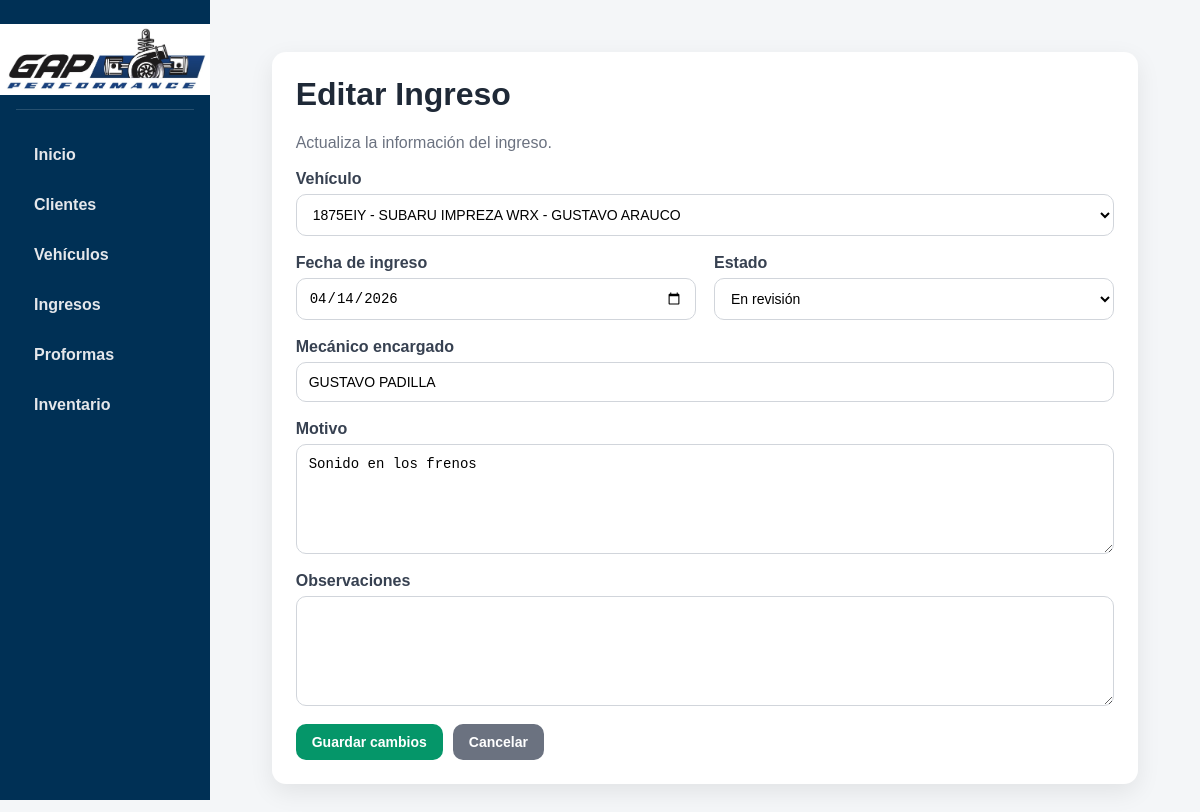
Screenshot of /ingresos/4/editar with the database file from the repository.
### tables this page shows
CREATE TABLE ingresos (
    id_ingreso INTEGER PRIMARY KEY AUTOINCREMENT,
    id_vehiculo INTEGER NOT NULL,
    fecha_ingreso TEXT NOT NULL,
    motivo TEXT NOT NULL,
    observaciones TEXT,
    estado TEXT NOT NULL, mecanico_encargado TEXT,
    FOREIGN KEY (id_vehiculo) REFERENCES vehiculos(id_vehiculo)
);

CREATE TABLE vehiculos (
    id_vehiculo INTEGER PRIMARY KEY AUTOINCREMENT,
    id_cliente INTEGER NOT NULL,
    placa TEXT NOT NULL UNIQUE,
    marca TEXT NOT NULL,
    modelo TEXT NOT NULL,
    tipo TEXT,
    vin TEXT,
    color TEXT,
    anio INTEGER,
    FOREIGN KEY (id_cliente) REFERENCES clientes(id_cliente)
);

### app.py (the view, shortened to what this page needs)
@app.route("/ingresos/<int:id_ingreso>/editar", methods=["GET", "POST"])
def editar_ingreso(id_ingreso):
    conexion = conectar_db()
    cursor = conexion.cursor()
    cursor.execute("SELECT * FROM ingresos WHERE id_ingreso = ?", (id_ingreso,))
    ingreso = cursor.fetchone()
    cursor.execute("""
        SELECT v.*, c.nombre_completo
        FROM vehiculos v
        INNER JOIN clientes c ON v.id_cliente = c.id_cliente
        ORDER BY v.placa ASC
    """)
    vehiculos = cursor.fetchall()
    conexion.close()
    return render_template("editar_ingreso.html", ingreso=ingreso, vehiculos=vehiculos)

### app.py (called while the page is built)
def conectar_db():
    conexion = sqlite3.connect("taller.db")
    conexion.row_factory = sqlite3.Row
    return conexion

### templates/editar_ingreso.html (shortened to what this page needs)
{% extends "base.html" %}
{% block content %}
<div class="card">
    <div class="page-header">
        <div>
            <h1>Editar Ingreso</h1>
            <p>Actualiza la información del ingreso.</p>
        </div>
    </div>
    <form method="POST">
        <div class="form-grid">
            <div class="form-group full">
                <label>Vehículo</label>
                <select name="id_vehiculo" required>
                    {% for vehiculo in vehiculos %}
                        <option value="{{ vehiculo['id_vehiculo'] }}" {% if vehiculo['id_vehiculo'] == ingreso['id_vehiculo'] %}selected{% endif %}>
                            {{ vehiculo['placa'] }} - {{ vehiculo['marca'] }} {{ vehiculo['modelo'] }} - {{ vehiculo['nombre_completo'] }}
                        </option>
                    {% endfor %}
                </select>
            </div>
            <div class="form-group">
                <label>Fecha de ingreso</label>
                <input type="date" name="fecha_ingreso" value="{{ ingreso['fecha_ingreso'] }}" required>
            </div>
            <div class="form-group">
                <label>Estado</label>
                <select name="estado" required>
                    <option value="En revisión" {% if ingreso['estado'] == 'En revisión' %}selected{% endif %}>En revisión</option>
                </select>
            </div>
            <div class="form-group full">
                <label>Mecánico encargado</label>
                <input type="text" name="mecanico_encargado" value="{{ ingreso['mecanico_encargado'] or '' }}">
            </div>
            <div class="form-group full">
                <label>Motivo</label>
                <textarea name="motivo" required>{{ ingreso['motivo'] }}</textarea>
            </div>
            <div class="form-group full">
                <label>Observaciones</label>
                <textarea name="observaciones">{{ ingreso['observaciones'] or '' }}</textarea>
            </div>
        </div>
        <div class="form-actions">
            <button class="btn btn-success" type="submit">Guardar cambios</button>
            <a class="btn btn-secondary" href="/ingresos">Cancelar</a>
        </div>
    </form>
</div>
{% endblock %}

### static/style.css (style rules this page uses)
* { box-sizing: border-box; }
body { margin: 0; font-family: Arial, Helvetica, sans-serif; background-color: #f4f6f8; color: #1f2937; }
a { text-decoration: none; }
h1, h2, h3 { margin-top: 0; }
.card { background: white; border-radius: 14px; padding: 24px; box-shadow: 0 8px 24px rgba(0, 0, 0, 0.08); margin-bottom: 24px; }
.btn { display: inline-block; padding: 10px 16px; border: none; border-radius: 10px; cursor: pointer; font-size: 14px; font-weight: bold; transition: 0.2s; }
.btn-secondary { background: #6b7280; color: white; }
.btn-success { background: #059669; color: white; }
.form-grid { display: grid; grid-template-columns: 1fr 1fr; gap: 18px; }
.form-group { display: flex; flex-direction: column; }
.form-group.full { grid-column: 1 / -1; }
label { font-weight: bold; margin-bottom: 6px; color: #374151; }
input, select, textarea { width: 100%; padding: 11px 12px; border: 1px solid #d1d5db; border-radius: 10px; background: #fff; font-size: 14px; transition: 0.2s; }
textarea { min-height: 110px; resize: vertical; }
.form-actions { margin-top: 18px; display: flex; gap: 10px; flex-wrap: wrap; }
.page-header { display: flex; justify-content: space-between; align-items: center; gap: 12px; flex-wrap: wrap; margin-bottom: 18px; }
.page-header p { margin: 0; color: #6b7280; }

### rows the page displays
ingresos: id_vehiculo "1875EIY - SUBARU IMPREZA WRX - GUSTAVO ARAUCO", fecha_ingreso "04/14/2026", estado "En revisión", mecanico_encargado "GUSTAVO PADILLA", motivo "Sonido en los frenos"
